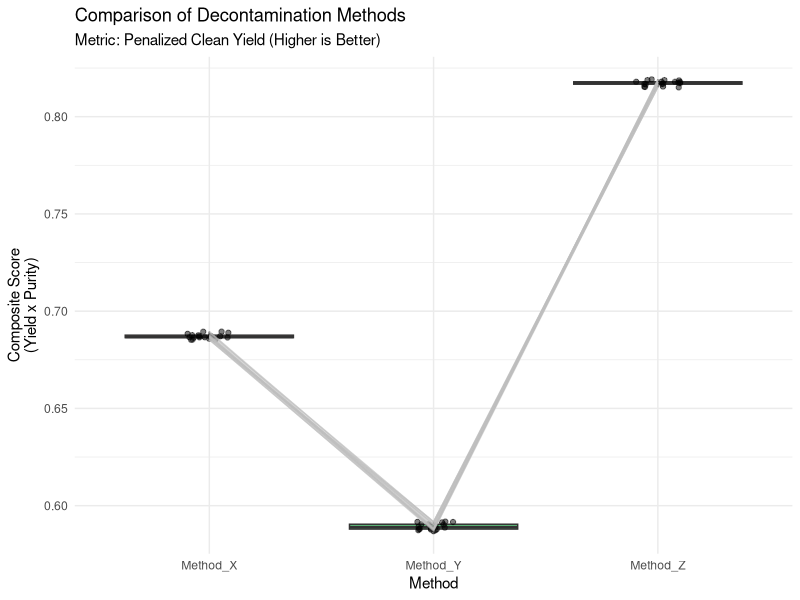
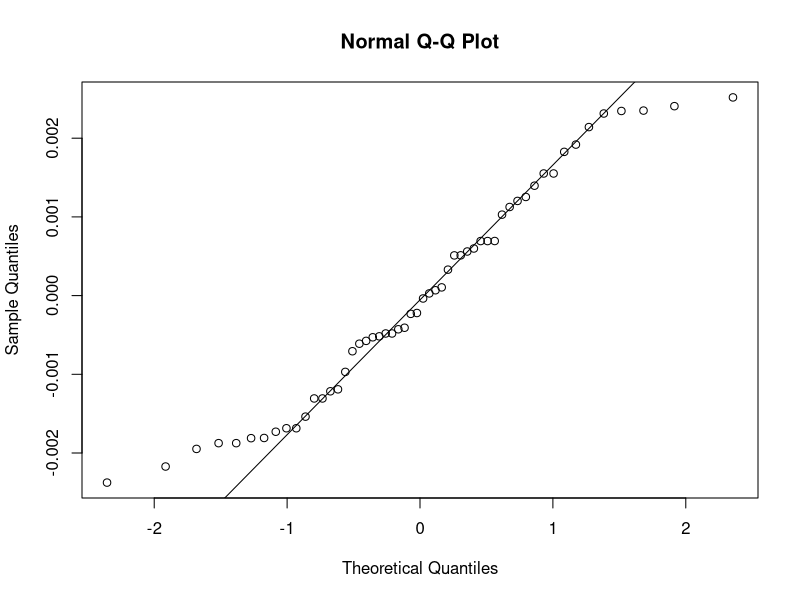

Recreate these plots in R, in order.
#############################################
###------  Linear Mixed Model with Fixed and random effect ------------
## Fixed: Decontamination method
## Radom: SampleID
# Load necessary libraries
library(tidyverse)  # Data manipulation and plotting
library(lme4)       # Linear Mixed Models (for repeated measures)
library(lmerTest)   # P-values for Mixed Models
library(emmeans)    # Pairwise comparisons

# ==========================================
# 1. DATA PREPARATION
# ==========================================
# --- Load data
df_origin <- read.table("results/Chap3/survey_overlap_NCT/df_origin_concat.tsv", header = T, sep = "\t", check.names = F) %>% 
  mutate(Method = "origin")
df_decontam <- read.table("results/Chap3/survey_overlap_NCT/df_decontam_concat.tsv", header = T, sep = "\t", check.names = F) %>% 
  mutate(Method = "decontam")
df_Fisher <- read.table("results/Chap3/survey_overlap_NCT/df_Fisher_concat.tsv", header = T, sep = "\t", check.names = F) %>% 
  mutate(Method = "Fisher")
df_restrictive <- read.table("results/Chap3/survey_overlap_NCT/df_restrictive_concat.tsv", header = T, sep = "\t", check.names = F) %>% 
  mutate(Method = "restrictive")
df_SCRuB <- read.table("results/Chap3/survey_overlap_NCT/df_SCRuB_concat.tsv", header = T, sep = "\t", check.names = F) %>% 
  mutate(Method = "SCRuB")

df_analysis <- rbind(df_origin, df_decontam, df_Fisher, df_restrictive, df_SCRuB)

# --- Generate Dummy Data (Replace this block with your actual data loading) ---
set.seed(42)
samples <- 18
method_list <- c("Method_X", "Method_Y", "Method_Z")

data_sim <- expand.grid(SampleID = factor(1:samples), Method = method_list) %>%
  mutate(
    # Column A: Original Total Species (Baseline richness varies by sample)
    Col_A_Original = rep(rpois(samples, lambda = 500), times = length(method_list)),
    
    # Column B: Species Kept (Varies by method aggressiveness)
    Col_B_Kept = case_when(
      Method == "Method_X" ~ floor(Col_A_Original * 0.95), # Keeps almost everything
      Method == "Method_Y" ~ floor(Col_A_Original * 0.60), # Aggressive cleaning
      Method == "Method_Z" ~ floor(Col_A_Original * 0.85)  # Balanced
    ),
    
    # Column C: Overlap with Contaminants (The "Noise")
    Col_C_Contam = case_when(
      Method == "Method_X" ~ floor(Col_B_Kept * 0.15), # High contamination left
      Method == "Method_Y" ~ floor(Col_B_Kept * 0.01), # Very clean, but lost data in B
      Method == "Method_Z" ~ floor(Col_B_Kept * 0.02)  # Low contamination
    )
  )
# ---------------------------------------------------------------------------

# ==========================================
# 2. CALCULATE THE SINGLE METRIC
# ==========================================

# We handle potential division by zero if a method removes ALL species (B=0)
df_analysis <- data_sim %>%
  mutate(
    # 1. Calculate "Clean Species" count
    Clean_Count = Col_B_Kept - Col_C_Contam,
    
    # 2. Calculate Yield: (Clean Species / Original Total)
    Yield = Clean_Count / Col_A_Original,
    
    # 3. Calculate Purity: (Clean Species / Total Kept)
    # If Col_B_Kept is 0, Purity is 0
    Purity = ifelse(Col_B_Kept > 0, Clean_Count / Col_B_Kept, 0),
    
    # 4. COMPOSITE METRIC: Penalized Clean Yield
    # This rewards keeping good data AND having a clean final table
    Composite_Score = Yield * Purity
  )

# Inspect the calculated metric
head(df_analysis)

# ==========================================
# 3. VISUALIZATION
# ==========================================

ggplot(df_analysis, aes(x = Method, y = Composite_Score, fill = Method)) +
  geom_boxplot(alpha = 0.6, outlier.shape = NA) +
  geom_point(position = position_jitter(width = 0.1), alpha = 0.5) +
  # Connect lines for the same sample to show paired changes
  geom_line(aes(group = SampleID), color = "gray", alpha = 0.5) +
  theme_minimal() +
  labs(
    title = "Comparison of Decontamination Methods",
    subtitle = "Metric: Penalized Clean Yield (Higher is Better)",
    y = "Composite Score\n(Yield x Purity)"
  ) +
  theme(legend.position = "none")

# ==========================================
# 4. STATISTICAL MODELING (Linear Mixed Model)
# ==========================================

# Why LMM? 
# 1. Fixed Effect: 'Method' (What we want to compare)
# 2. Random Effect: 'SampleID' (Accounting for biological variation between samples)
model <- lmer(Composite_Score ~ Method + (1|SampleID), data = df_analysis)

# Check assumptions (Residuals should be roughly normal)
qqnorm(resid(model))
qqline(resid(model))

# Print ANOVA table
cat("\n=== ANOVA Table ===\n")
print(anova(model))

# ==========================================
# 5. POST-HOC COMPARISONS
# ==========================================

# Perform pairwise comparisons with Tukey adjustment for multiple testing
emm <- emmeans(model, specs = pairwise ~ Method)

cat("\n=== Pairwise Differences ===\n")
print(emm$contrasts)

# Interpretation Helper
emm_df <- as.data.frame(emm$emmeans)
best_method <- emm_df %>% arrange(desc(emmean)) %>% slice(1) %>% pull(Method)
cat(paste("\nBased on the model, the method performing best (highest mean score) is:", best_method, "\n"))
